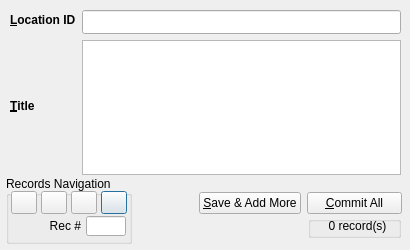
<?xml version="1.0" encoding="UTF-8"?>
<ui version="4.0">
 <class>AddLocation</class>
 <widget class="QDialog" name="AddLocation">
  <property name="windowModality">
   <enum>Qt::NonModal</enum>
  </property>
  <property name="geometry">
   <rect>
    <x>0</x>
    <y>0</y>
    <width>410</width>
    <height>250</height>
   </rect>
  </property>
  <property name="minimumSize">
   <size>
    <width>410</width>
    <height>250</height>
   </size>
  </property>
  <property name="maximumSize">
   <size>
    <width>410</width>
    <height>250</height>
   </size>
  </property>
  <property name="windowTitle">
   <string>Add Location</string>
  </property>
  <property name="windowIcon">
   <iconset resource="../resources/res.qrc">
    <normaloff>:/toolbar/location-icon.png</normaloff>:/toolbar/location-icon.png</iconset>
  </property>
  <widget class="QWidget" name="verticalLayoutWidget_6">
   <property name="geometry">
    <rect>
     <x>10</x>
     <y>10</y>
     <width>391</width>
     <height>165</height>
    </rect>
   </property>
   <layout class="QVBoxLayout" name="VL100">
    <item>
     <layout class="QHBoxLayout" name="HL110">
      <item>
       <layout class="QVBoxLayout" name="VL112">
        <item>
         <widget class="QLabel" name="LblFolderID">
          <property name="sizePolicy">
           <sizepolicy hsizetype="Preferred" vsizetype="Fixed">
            <horstretch>0</horstretch>
            <verstretch>0</verstretch>
           </sizepolicy>
          </property>
          <property name="minimumSize">
           <size>
            <width>0</width>
            <height>20</height>
           </size>
          </property>
          <property name="font">
           <font>
            <pointsize>9</pointsize>
            <weight>75</weight>
            <bold>true</bold>
           </font>
          </property>
          <property name="text">
           <string>&amp;Location ID</string>
          </property>
          <property name="buddy">
           <cstring>lineEdit0loc_id</cstring>
          </property>
         </widget>
        </item>
        <item>
         <widget class="QLabel" name="LblTitle">
          <property name="font">
           <font>
            <pointsize>9</pointsize>
            <weight>75</weight>
            <bold>true</bold>
           </font>
          </property>
          <property name="text">
           <string>&amp;Title</string>
          </property>
          <property name="buddy">
           <cstring>textEdit0loc_title</cstring>
          </property>
         </widget>
        </item>
       </layout>
      </item>
      <item>
       <layout class="QHBoxLayout" name="HL111">
        <item>
         <layout class="QVBoxLayout" name="VL1111">
          <item>
           <widget class="QLineEdit" name="lineEdit0loc_id">
            <property name="minimumSize">
             <size>
              <width>0</width>
              <height>24</height>
             </size>
            </property>
            <property name="font">
             <font>
              <pointsize>9</pointsize>
             </font>
            </property>
           </widget>
          </item>
          <item>
           <widget class="QTextEdit" name="textEdit0loc_title">
            <property name="font">
             <font>
              <pointsize>9</pointsize>
             </font>
            </property>
           </widget>
          </item>
         </layout>
        </item>
       </layout>
      </item>
     </layout>
    </item>
   </layout>
  </widget>
  <widget class="QWidget" name="horizontalLayoutWidget">
   <property name="geometry">
    <rect>
     <x>135</x>
     <y>216</y>
     <width>266</width>
     <height>22</height>
    </rect>
   </property>
   <layout class="QHBoxLayout" name="HL101">
    <item>
     <spacer name="horizontalSpacer">
      <property name="orientation">
       <enum>Qt::Horizontal</enum>
      </property>
      <property name="sizeHint" stdset="0">
       <size>
        <width>40</width>
        <height>20</height>
       </size>
      </property>
     </spacer>
    </item>
    <item>
     <widget class="QGroupBox" name="GB2">
      <property name="sizePolicy">
       <sizepolicy hsizetype="Fixed" vsizetype="Preferred">
        <horstretch>0</horstretch>
        <verstretch>0</verstretch>
       </sizepolicy>
      </property>
      <property name="minimumSize">
       <size>
        <width>93</width>
        <height>0</height>
       </size>
      </property>
      <property name="title">
       <string/>
      </property>
      <widget class="QLabel" name="LblTotalRecords">
       <property name="geometry">
        <rect>
         <x>4</x>
         <y>0</y>
         <width>91</width>
         <height>20</height>
        </rect>
       </property>
       <property name="sizePolicy">
        <sizepolicy hsizetype="Fixed" vsizetype="Preferred">
         <horstretch>0</horstretch>
         <verstretch>0</verstretch>
        </sizepolicy>
       </property>
       <property name="minimumSize">
        <size>
         <width>65</width>
         <height>0</height>
        </size>
       </property>
       <property name="text">
        <string>0 record(s)</string>
       </property>
       <property name="alignment">
        <set>Qt::AlignCenter</set>
       </property>
      </widget>
     </widget>
    </item>
   </layout>
  </widget>
  <widget class="QGroupBox" name="GB1">
   <property name="geometry">
    <rect>
     <x>6</x>
     <y>176</y>
     <width>126</width>
     <height>68</height>
    </rect>
   </property>
   <property name="maximumSize">
    <size>
     <width>16777215</width>
     <height>68</height>
    </size>
   </property>
   <property name="title">
    <string>Records Navigation</string>
   </property>
   <widget class="QLabel" name="LblRecNo">
    <property name="geometry">
     <rect>
      <x>10</x>
      <y>40</y>
      <width>65</width>
      <height>20</height>
     </rect>
    </property>
    <property name="sizePolicy">
     <sizepolicy hsizetype="Fixed" vsizetype="Preferred">
      <horstretch>0</horstretch>
      <verstretch>0</verstretch>
     </sizepolicy>
    </property>
    <property name="minimumSize">
     <size>
      <width>65</width>
      <height>0</height>
     </size>
    </property>
    <property name="text">
     <string>Rec #</string>
    </property>
    <property name="alignment">
     <set>Qt::AlignRight|Qt::AlignTrailing|Qt::AlignVCenter</set>
    </property>
    <property name="buddy">
     <cstring>lineEditRecordNo</cstring>
    </property>
   </widget>
   <widget class="QLineEdit" name="lineEditRecordNo">
    <property name="geometry">
     <rect>
      <x>80</x>
      <y>40</y>
      <width>40</width>
      <height>20</height>
     </rect>
    </property>
    <property name="minimumSize">
     <size>
      <width>40</width>
      <height>0</height>
     </size>
    </property>
    <property name="maximumSize">
     <size>
      <width>40</width>
      <height>16777215</height>
     </size>
    </property>
    <property name="alignment">
     <set>Qt::AlignCenter</set>
    </property>
   </widget>
   <widget class="QPushButton" name="pushButtonLast">
    <property name="geometry">
     <rect>
      <x>95</x>
      <y>15</y>
      <width>26</width>
      <height>23</height>
     </rect>
    </property>
    <property name="text">
     <string/>
    </property>
    <property name="icon">
     <iconset resource="../resources/res.qrc">
      <normaloff>:/navigate/control-stop-right-icon.png</normaloff>:/navigate/control-stop-right-icon.png</iconset>
    </property>
    <property name="iconSize">
     <size>
      <width>32</width>
      <height>32</height>
     </size>
    </property>
   </widget>
   <widget class="QPushButton" name="pushButtonNext">
    <property name="geometry">
     <rect>
      <x>65</x>
      <y>15</y>
      <width>26</width>
      <height>23</height>
     </rect>
    </property>
    <property name="text">
     <string/>
    </property>
    <property name="icon">
     <iconset resource="../resources/res.qrc">
      <normaloff>:/navigate/control-double-right-icon.png</normaloff>:/navigate/control-double-right-icon.png</iconset>
    </property>
    <property name="iconSize">
     <size>
      <width>32</width>
      <height>32</height>
     </size>
    </property>
   </widget>
   <widget class="QPushButton" name="pushButtonPrev">
    <property name="geometry">
     <rect>
      <x>35</x>
      <y>15</y>
      <width>26</width>
      <height>23</height>
     </rect>
    </property>
    <property name="text">
     <string/>
    </property>
    <property name="icon">
     <iconset resource="../resources/res.qrc">
      <normaloff>:/navigate/control-double-left-icon.png</normaloff>:/navigate/control-double-left-icon.png</iconset>
    </property>
    <property name="iconSize">
     <size>
      <width>32</width>
      <height>32</height>
     </size>
    </property>
   </widget>
   <widget class="QPushButton" name="pushButtonFirst">
    <property name="geometry">
     <rect>
      <x>5</x>
      <y>15</y>
      <width>26</width>
      <height>23</height>
     </rect>
    </property>
    <property name="text">
     <string/>
    </property>
    <property name="icon">
     <iconset resource="../resources/res.qrc">
      <normaloff>:/navigate/control-stop-left-icon.png</normaloff>:/navigate/control-stop-left-icon.png</iconset>
    </property>
    <property name="iconSize">
     <size>
      <width>32</width>
      <height>32</height>
     </size>
    </property>
   </widget>
  </widget>
  <widget class="QWidget" name="horizontalLayoutWidget_2">
   <property name="geometry">
    <rect>
     <x>136</x>
     <y>191</y>
     <width>266</width>
     <height>25</height>
    </rect>
   </property>
   <layout class="QHBoxLayout" name="horizontalLayout">
    <item>
     <spacer name="horizontalSpacer_2">
      <property name="orientation">
       <enum>Qt::Horizontal</enum>
      </property>
      <property name="sizeHint" stdset="0">
       <size>
        <width>40</width>
        <height>20</height>
       </size>
      </property>
     </spacer>
    </item>
    <item>
     <widget class="QPushButton" name="pushButtonAddMore">
      <property name="sizePolicy">
       <sizepolicy hsizetype="Fixed" vsizetype="Fixed">
        <horstretch>0</horstretch>
        <verstretch>0</verstretch>
       </sizepolicy>
      </property>
      <property name="minimumSize">
       <size>
        <width>95</width>
        <height>0</height>
       </size>
      </property>
      <property name="text">
       <string>&amp;Save &amp;&amp; Add More</string>
      </property>
     </widget>
    </item>
    <item>
     <widget class="QPushButton" name="pushButtonCommitAll">
      <property name="sizePolicy">
       <sizepolicy hsizetype="Fixed" vsizetype="Fixed">
        <horstretch>0</horstretch>
        <verstretch>0</verstretch>
       </sizepolicy>
      </property>
      <property name="minimumSize">
       <size>
        <width>95</width>
        <height>0</height>
       </size>
      </property>
      <property name="text">
       <string>&amp;Commit All</string>
      </property>
     </widget>
    </item>
   </layout>
  </widget>
 </widget>
 <tabstops>
  <tabstop>lineEdit0loc_id</tabstop>
  <tabstop>textEdit0loc_title</tabstop>
  <tabstop>pushButtonAddMore</tabstop>
  <tabstop>pushButtonCommitAll</tabstop>
  <tabstop>lineEditRecordNo</tabstop>
  <tabstop>pushButtonFirst</tabstop>
  <tabstop>pushButtonPrev</tabstop>
  <tabstop>pushButtonNext</tabstop>
  <tabstop>pushButtonLast</tabstop>
 </tabstops>
 <resources>
  <include location="../resources/res.qrc"/>
 </resources>
 <connections/>
</ui>
